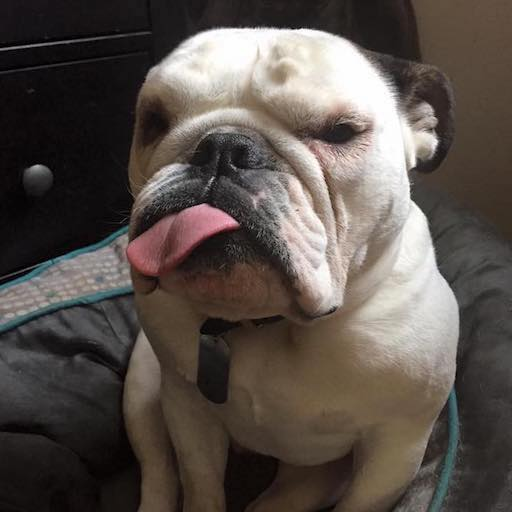
#> input picture module_4/flubba1.jpg, 512 x 512 px
$ python test_transformations.py
#> lines starting #> are read from the running program, lines starting #| are printed output that depends on the picture
"""
Testing various 2D convolution methods
Important: Remember to use the correct RGB BGR ordering!
"""
import numpy as np
import cv2 as cv
import matplotlib.pyplot as plt

def main():
    """ main function """
    # e1 and e2 test for performance
    e1 = cv.getTickCount()

    # read in two images
    img = cv.imread('flubba1.jpg')
#> img is the input picture: shape (512, 512, 3); mean B, G, R 74.7, 80.3, 88.8
    # mask_source = cv.imread('ap-logo.jpg')

    # cv.namedWindow('Original')
    # cv.imshow('Original', img)

    cols, rows, _channels = map(int, img.shape)
#> cols = 512; rows = 512

    # Translations:
    #     | 1 0 x | where x = 100
    # M = | 0 1 y | where y =  50

    # M = np.float32([[1, 0, 100], [0, 1, 50]])
    # dst = cv.warpAffine(img, M, (cols, rows))

    # Rotations:
    #     | cos(theta) -sin(theta) |
    # M = | sintheta  costheta |
    #
    # alternatively OpenCV provides scaled rotation with adjustable center of rotation
    #
    # |  alpha   beta  (1-alpha)*center.x - beta*center.y  |
    # | -beta   alpha  beta*center.x + (1-alpha)*center.y  |
    #
    # where:
    # alpha = scale*costheta
    # beta = scale*sintheta

    # M = cv.getRotationMatrix2D(((cols-1)/2.0, (rows-1)/2.0), 45, 1)
    # dst = cv.warpAffine(img, M, (cols, rows))

    # Perspective transformation

    pts1 = np.float32([[56, 65], [368, 52], [28, 387], [389, 390]])
    pts2 = np.float32([[0, 0], [300, 0], [0, 300], [300, 300]])

    M = cv.getPerspectiveTransform(pts1, pts2)

    dst = cv.warpPerspective(img, M, (300, 300))
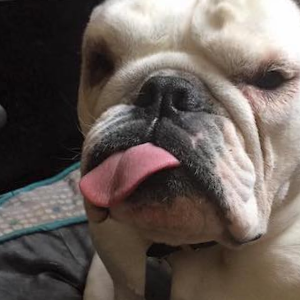
#> dst: shape (300, 300, 3); mean B, G, R 87.6, 93.1, 103.3

    plt.subplot(121), plt.imshow(img), plt.title('Input')
    plt.subplot(122), plt.imshow(dst), plt.title('Output')
    plt.show()
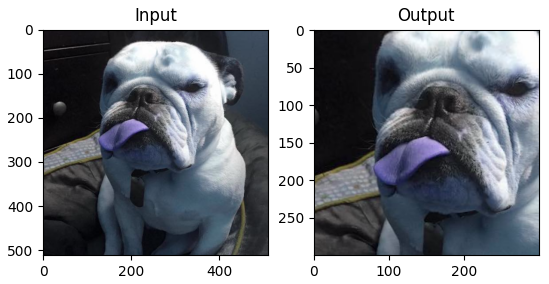
#> figure drawn by matplotlib, 2 panels; B, G, R data is drawn as R, G, B

    # cv.namedWindow('Modified')
    # cv.imshow('Modified', dst)

    cv.waitKey(0)
    # cvReleaseImage(&img);
    return 0

main()

$ run again, with module_4/flubba2.jpg copied over module_4/flubba1.jpg
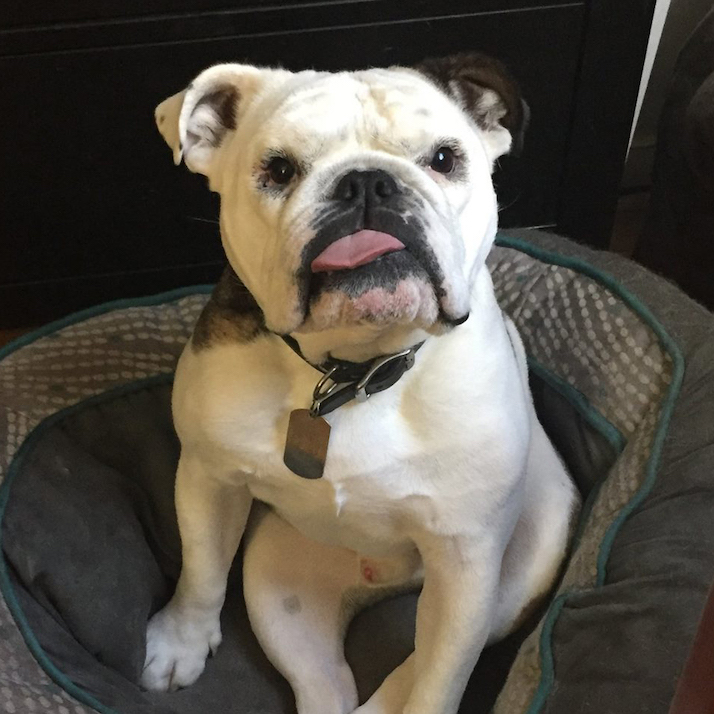
#> input picture module_4/flubba2.jpg, 714 x 714 px
#> in main, img is the input picture: shape (714, 714, 3); mean B, G, R 73.9, 83.1, 88.7
#> in main, `dst = cv.warpPerspective(img, M, (300, 300))`:
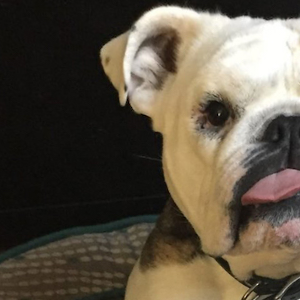
#> dst: shape (300, 300, 3); mean B, G, R 68, 82.5, 91.9
#> in main, `plt.show()`:
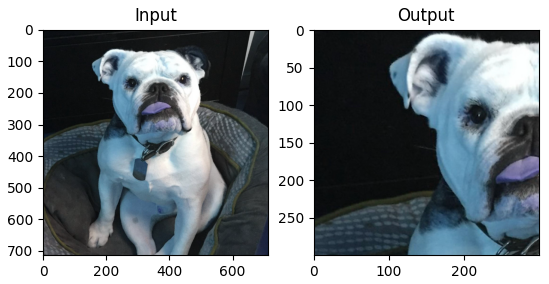
#> figure drawn by matplotlib, 2 panels; B, G, R data is drawn as R, G, B
